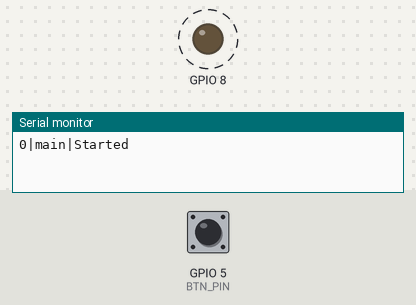
Simulated run of this program. Board: ESP32-C3. On the bench: output pins drawn as LEDs (lit = HIGH), the last lines printed to the serial monitor. Dashed ring = blinking. The test bench sets the inputs (shaded band); at power-on: GPIO 5 (BTN_PIN) LOW.

Above: at 1.26 s.
1.3 s: GPIO 5 (BTN_PIN) pulled HIGH for 0.15 s
2.9 s: GPIO 5 (BTN_PIN) pulled HIGH for 1 s
At 4.3 s:
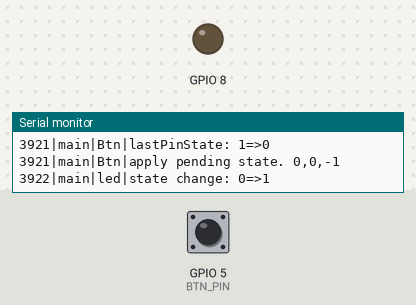
5.4 s: GPIO 5 (BTN_PIN) pulled HIGH for 3.2 s
At 8.87 s:
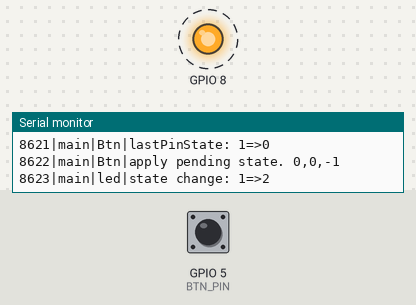
Timing chart, 0 to 16.6 s (numbered marks = the images above; inputs shaded):
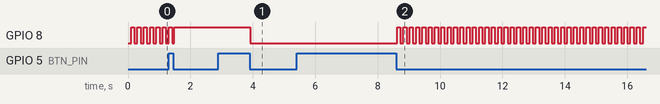

The program:

main.cpp
```cpp
#include <Arduino.h>
#include <hardware/Led.h>
#include <LoopTracker.h>
#include <LedController.h>
#include <hardware/Button.h>
#include <hardware/Debug.h>

#pragma region PINS
constexpr LED::LEDPin LED_PIN = LED::LEDPin(8);
constexpr uint8_t BTN_PIN = 5;
#pragma endregion

constexpr bool USE_ISR_FOR_BUTTON = true;

Debug dbg("main");
Button btn(BTN_PIN, LOW, USE_ISR_FOR_BUTTON, dbg.Scoped("Btn"));
LED led(LED_PIN, dbg.Scoped("led"));
LedController ledController(led);

void setup()
{
  Serial.begin(115200);
  btn.init();
  led.init();

  ledController.start();
  btn.onPress([]
              { ledController.onChangeModePressed(); });
  dbg.print("Started");
}

void loop()
{
  static LoopTracker loopTracker(dbg.Scoped("loop"));
  loopTracker.loopStart();
  btn.tick();
  led.tick();
  ledController.tick();

  loopTracker.loopEnd();
}
```

LedController.h
```cpp
#pragma once
#include <Arduino.h>
#include <hardware/Led.h>
#include <Config.h>

class LedController
{
    LED &led;

public:
    LedController(LED &led) : led(led)
    {
    }

    void start()
    {
        led.blink(Config::BLINK_TIME_MS);
    }

    void tick()
    {
    }

    void onChangeModePressed()
    {
        switch (led.state())
        {
        case LED::LEDState::BLINKING:
            led.set(LED::LEDState::ON);
            break;
        case LED::LEDState::ON:
            led.set(LED::LEDState::OFF);
            break;
        case LED::LEDState::OFF:
            led.set(LED::LEDState::BLINKING, Config::BLINK_TIME_MS);
            break;
        }
    }
};
```

LoopTracker.h
```cpp
#pragma once
#include <Arduino.h>
#include <hardware/Debug.h>
#include <Config.h>

class LoopTracker
{
    uint32_t i = 0;
    bool track = false;
    uint32_t startedAt = 0;
    Debug &dbg;

public:
    LoopTracker(Debug &dbg) : dbg(dbg)
    {
    }
    void loopStart()
    {
        if (i == 0)
            startedAt = millis();
        i++;
        track = i % Config::LOOP_TRACK_ITERATIONS == 0;
    }

    void loopEnd()
    {
        if (track)
        {
            uint32_t now = millis();
            auto elapsed = now - startedAt;
            dbg.print(String(elapsed) + "ms / " + String(Config::LOOP_TRACK_ITERATIONS) + " iters");
            startedAt = now;
        }
    }
};
```

Button.h
```cpp
#pragma once
#include <Arduino.h>
#include <hardware/Debug.h>
#include <Config.h>

class Button
{
public:
    using Callback = std::function<void()>;

private:
    uint8_t _buttonPin;                             // PIN for BUTTON
    int _pressedPinState;                           // LOW or HIGH on pressed
    int _lastPinState;                              // Last validated state of the pin
    volatile int _pendingPinState = -1;             // PIN to apply after DEBOUNCE_MS
    volatile unsigned long _pendingPinStateStarted; // Debounce start time
    unsigned long _longPressStartedAt;              // When button was pressed to detect LongPressed
    bool _longPressFired;                           // flag to cancel Released after LongPress event
    Debug &dbg;
    Callback _onPress;
    Callback _onRelease;
    Callback _onLongPressed;
    bool _useISR = false;
    volatile bool _isrPressed = false;

public:
    Button(uint8_t buttonPin, int pressedState, bool useISR, Debug &dbg) : _buttonPin(buttonPin),
                                                                           _pressedPinState(pressedState),
                                                                           _useISR(useISR),
                                                                           _lastPinState(!pressedState),
                                                                           _longPressStartedAt(0),
                                                                           _longPressFired(false),
                                                                           dbg(dbg)
    {
    }
    enum class BTN_CHANGE
    {
        Pressed,
        Released,
        None
    };

    void init()
    {
        pinMode(_buttonPin, INPUT | (_pressedPinState == LOW ? PULLUP : PULLDOWN));
        _lastPinState = digitalRead(_buttonPin);
        if (_useISR)
        {
            attachInterrupts();
        }
    }

    void onPress(Callback cb) { _onPress = cb; }
    void onRelease(Callback cb) { _onRelease = cb; }
    void onLongPress(Callback cb) { _onLongPressed = cb; }
    void onIsrChange()
    {
        _isrPressed = digitalRead(_buttonPin);
    }

    static void IRAM_ATTR changeIsr(void *arg)
    {
        Button *btn = (Button *)arg;
        btn->onIsrChange();
    }

    void attachInterrupts()
    {
        attachInterruptArg(digitalPinToInterrupt(_buttonPin), changeIsr, (void *)this, CHANGE);
    }

    void processEvent(BTN_CHANGE stateChange)
    {
        if (stateChange == BTN_CHANGE::Pressed)
        {
            if (_onPress)
            {
                _onPress();
            }
        }
        else if (stateChange == BTN_CHANGE::Released)
        {
            if (_onRelease)
            {
                _onRelease();
            }
        }
    }
    void dumpState(String msg)
    {
        dbg.print(msg + "," + _lastPinState + "," + _pendingPinState);
    }

    void raiseLongPress()
    {
        if (_onLongPressed)
        {
            _onLongPressed();
        }
    }

    int readNewValue()
    {
        if (_useISR)
        {
            // Read potential new state from ISR
            return _isrPressed;
        }
        else
        {
            // Read potential new state
            return digitalRead(_buttonPin);
        }
    }

    void tick()
    {
        int val = readNewValue();

        if (val != _lastPinState)
        {
            if (val != _pendingPinState)
            {
                _pendingPinState = val;
                _pendingPinStateStarted = millis();
                dumpState("pending");
            }
        }
        else
        {
            _pendingPinState = -1;
            _pendingPinStateStarted = 0;
        }

        // Check pending new state
        if (_pendingPinState > -1 && millis() - _pendingPinStateStarted > Config::DEBOUNCE_MS)
        {

            auto stateChange = (_pendingPinState == _pressedPinState)
                                   ? Button::BTN_CHANGE::Pressed
                                   : Button::BTN_CHANGE::Released;

            dbg.dumpChange("lastPinState", _lastPinState, _pendingPinState);
            _lastPinState = _pendingPinState;

            _pendingPinState = -1;
            _pendingPinStateStarted = 0;
            dumpState(String("apply pending state. ") + static_cast<uint8_t>(stateChange));
            if (stateChange == Button::BTN_CHANGE::Released && _longPressFired)
            {
                _longPressFired = false;
                // Do not raise Released event after longPressed
                dumpState("Released skipped");
            }
            else
            {
                processEvent(stateChange);
            }

            // Start long press detection
            if (stateChange == Button::BTN_CHANGE::Pressed && _onLongPressed)
            {
                _longPressStartedAt = millis();
                dumpState(String("long press detection started ") + _longPressStartedAt);
            }
            else
            {
                _longPressStartedAt = 0;
            }
        }

        // Check long press
        if (_longPressStartedAt > 0 && millis() - _longPressStartedAt > Config::LONG_PRESS_MS)
        {
            raiseLongPress();
            _longPressFired = true;
            _longPressStartedAt = 0;
            dumpState("LongPress raised");
        }
    }
};
```

Debug.h
```cpp
#pragma once
#include <Arduino.h>

#define ALL_LEVEL 0
#define INHERIT_LEVEL -1
#define NONE_LEVEL 99

#define _NAME(x) #x
class Debug
{
  static constexpr const char *DELIM = "|";

  String scope;
  int level;

public:
  Debug(const String &scope, int level = ALL_LEVEL)
      : scope(scope + DELIM), level(level) {}

  void print(const String &str)
  {
    if (level > 0)
      return;
    Serial.print(millis());
    Serial.print(DELIM);
    Serial.print(scope);
    Serial.println(str);
  }

  void print(const int value) { print(String(value)); }

  Debug &Scoped(const String &subscope, int lvl = INHERIT_LEVEL)
  {
    lvl = lvl < 0 ? level : lvl;
    return *(new Debug(scope + subscope, lvl));
  }

  template <typename T>
  void append(const T &val) { Serial.print(val); }

  template <typename T>
  void dumpChange(String what, T from, T to)
  {
    print(what + String(": ") + (int)from + String("=>") + (int)to);
  }
};
```

Led.h
```cpp
#pragma once
#include <Arduino.h>
#include <hardware/Debug.h>

class LED
{
public:
  enum class LEDState : uint8_t
  {
    ON,
    OFF,
    BLINKING
  };
  enum class LEDPin : uint8_t
  {
  };

private:
  LEDPin _pin;
  LEDState _state = LEDState::OFF;
  unsigned long _blinkingTimeInState = 1000;
  unsigned long _blinkingLastChangeTime = ULONG_MAX;
  unsigned long _blinkingLastState = LOW;
  uint8_t pinVal() const { return static_cast<uint8_t>(_pin); }
  Debug &dbg;

public:
  explicit LED(LEDPin pin, Debug &dbg) : _pin(pin), dbg(dbg) {}
  LEDState state() { return _state; }
  void init()
  {
    pinMode(pinVal(), OUTPUT);
    digitalWrite(pinVal(), LOW);
  }
  void on()
  {
    digitalWrite(pinVal(), HIGH);
    _state = LEDState::ON;
  }

  void blink(unsigned long timeInState)
  {
    _state = LEDState::BLINKING;
    _blinkingTimeInState = timeInState;
  }
  void off()
  {
    digitalWrite(pinVal(), LOW);
    _state = LEDState::OFF;
  }

  void tick()
  {
    if (_state != LEDState::BLINKING)
    {
      return;
    }

    auto now = millis();
    if (now - _blinkingLastChangeTime > _blinkingTimeInState)
    {
      _blinkingLastChangeTime = now;
      _blinkingLastState = _blinkingLastState ^ 1;
      digitalWrite(pinVal(), _blinkingLastState);
    }
  }
  void set(LEDState state, unsigned long blinkingTime = 0)
  {
    if (state == _state)
    {
      return;
    }
    dbg.dumpChange("state change", _state, state);
    _state = state;
    switch (_state)
    {
    case LEDState::BLINKING:
      blink(blinkingTime);
      break;
    case LEDState::OFF:
      off();
      break;
    case LEDState::ON:
      on();
      break;
    }
  }
  bool isUp() const { return _state == LEDState::ON; }
  void toggle() { _state == LEDState::ON ? off() : on(); }
};
```

Config.h
```cpp
#pragma once
#include <Arduino.h>

struct Config
{
    static constexpr unsigned long BLINK_TIME_MS = 100;
    static constexpr uint8_t DEBOUNCE_MS = 20;
    static constexpr uint16_t LONG_PRESS_MS = 3000;
    static constexpr uint32_t LOOP_TRACK_ITERATIONS = 100000;
};
```

Measured:
- after the input at 2.9 s, GPIO 8: HIGH → LOW after 1.0 s
- after the input at 5.4 s, GPIO 8: alternates HIGH for 0.10 s and LOW for 0.10 s, starting after 3.2 s
